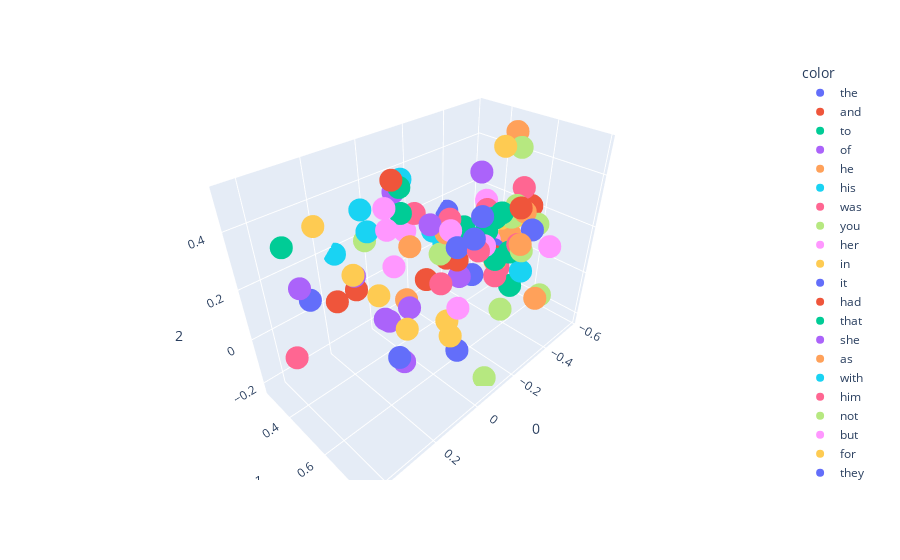

The code cell stored with this chart in its notebook:
### Code cell
import plotly.express as px

# Plot
fig = px.scatter_3d(X[:100], x=0, y=1, z=2, color=y[:100])
fig.show()

### Figure 1 — Plotly figure (JSON) as saved in the notebook; plotly's stock layout.template omitted (floating-point values rounded to 4 significant figures)
{"data": [{"hovertemplate": "color=the<br>0=%{x}<br>1=%{y}<br>2=%{z}<extra></extra>", "legendgroup": "the", "marker": {"color": "#636efa", "symbol": "circle"}, "mode": "markers", "name": "the", "scene": "scene", "showlegend": true, "type": "scatter3d", "x": [0.1519], "y": [0.596], "z": [-0.06162]}, {"hovertemplate": "color=and<br>0=%{x}<br>1=%{y}<br>2=%{z}<extra></extra>", "legendgroup": "and", "marker": {"color": "#EF553B", "symbol": "circle"}, "mode": "markers", "name": "and", "scene": "scene", "showlegend": true, "type": "scatter3d", "x": [0.1901], "y": [0.3286], "z": [0.03903]}, {"hovertemplate": "color=to<br>0=%{x}<br>1=%{y}<br>2=%{z}<extra></extra>", "legendgroup": "to", "marker": {"color": "#00cc96", "symbol": "circle"}, "mode": "markers", "name": "to", "scene": "scene", "showlegend": true, "type": "scatter3d", "x": [-0.284], "y": [0.5739], "z": [0.2228]}, {"hovertemplate": "color=of<br>0=%{x}<br>1=%{y}<br>2=%{z}<extra></extra>", "legendgroup": "of", "marker": {"color": "#ab63fa", "symbol": "circle"}, "mode": "markers", "name": "of", "scene": "scene", "showlegend": true, "type": "scatter3d", "x": [0.007195], "y": [0.3738], "z": [-0.1325]}, {"hovertemplate": "color=he<br>0=%{x}<br>1=%{y}<br>2=%{z}<extra></extra>", "legendgroup": "he", "marker": {"color": "#FFA15A", "symbol": "circle"}, "mode": "markers", "name": "he", "scene": "scene", "showlegend": true, "type": "scatter3d", "x": [-0.1077], "y": [0.548], "z": [0.2772]}, {"hovertemplate": "color=his<br>0=%{x}<br>1=%{y}<br>2=%{z}<extra></extra>", "legendgroup": "his", "marker": {"color": "#19d3f3", "symbol": "circle"}, "mode": "markers", "name": "his", "scene": "scene", "showlegend": true, "type": "scatter3d", "x": [0.04007], "y": [0.2982], "z": [0.3215]}, {"hovertemplate": "color=was<br>0=%{x}<br>1=%{y}<br>2=%{z}<extra></extra>", "legendgroup": "was", "marker": {"color": "#FF6692", "symbol": "circle"}, "mode": "markers", "name": "was", "scene": "scene", "showlegend": true, "type": "scatter3d", "x": [-0.1015], "y": [0.4068], "z": [0.2955]}, {"hovertemplate": "color=you<br>0=%{x}<br>1=%{y}<br>2=%{z}<extra></extra>", "legendgroup": "you", "marker": {"color": "#B6E880", "symbol": "circle"}, "mode": "markers", "name": "you", "scene": "scene", "showlegend": true, "type": "scatter3d", "x": [-0.5356], "y": [0.6164], "z": [0.1626]}, {"hovertemplate": "color=her<br>0=%{x}<br>1=%{y}<br>2=%{z}<extra></extra>", "legendgroup": "her", "marker": {"color": "#FF97FF", "symbol": "circle"}, "mode": "markers", "name": "her", "scene": "scene", "showlegend": true, "type": "scatter3d", "x": [0.005743], "y": [0.3811], "z": [0.345]}, {"hovertemplate": "color=in<br>0=%{x}<br>1=%{y}<br>2=%{z}<extra></extra>", "legendgroup": "in", "marker": {"color": "#FECB52", "symbol": "circle"}, "mode": "markers", "name": "in", "scene": "scene", "showlegend": true, "type": "scatter3d", "x": [0.09997], "y": [0.4427], "z": [0.07837]}, {"hovertemplate": "color=it<br>0=%{x}<br>1=%{y}<br>2=%{z}<extra></extra>", "legendgroup": "it", "marker": {"color": "#636efa", "symbol": "circle"}, "mode": "markers", "name": "it", "scene": "scene", "showlegend": true, "type": "scatter3d", "x": [-0.08263], "y": [0.6209], "z": [0.2657]}, {"hovertemplate": "color=had<br>0=%{x}<br>1=%{y}<br>2=%{z}<extra></extra>", "legendgroup": "had", "marker": {"color": "#EF553B", "symbol": "circle"}, "mode": "markers", "name": "had", "scene": "scene", "showlegend": true, "type": "scatter3d", "x": [-0.1427], "y": [0.5194], "z": [0.1495]}, {"hovertemplate": "color=that<br>0=%{x}<br>1=%{y}<br>2=%{z}<extra></extra>", "legendgroup": "that", "marker": {"color": "#00cc96", "symbol": "circle"}, "mode": "markers", "name": "that", "scene": "scene", "showlegend": true, "type": "scatter3d", "x": [-0.3122], "y": [0.5978], "z": [0.1011]}, {"hovertemplate": "color=she<br>0=%{x}<br>1=%{y}<br>2=%{z}<extra></extra>", "legendgroup": "she", "marker": {"color": "#ab63fa", "symbol": "circle"}, "mode": "markers", "name": "she", "scene": "scene", "showlegend": true, "type": "scatter3d", "x": [-0.07053], "y": [0.5134], "z": [0.3084]}, {"hovertemplate": "color=as<br>0=%{x}<br>1=%{y}<br>2=%{z}<extra></extra>", "legendgroup": "as", "marker": {"color": "#FFA15A", "symbol": "circle"}, "mode": "markers", "name": "as", "scene": "scene", "showlegend": true, "type": "scatter3d", "x": [-0.02322], "y": [0.4666], "z": [0.2263]}, {"hovertemplate": "color=with<br>0=%{x}<br>1=%{y}<br>2=%{z}<extra></extra>", "legendgroup": "with", "marker": {"color": "#19d3f3", "symbol": "circle"}, "mode": "markers", "name": "with", "scene": "scene", "showlegend": true, "type": "scatter3d", "x": [0.1395], "y": [0.269], "z": [0.1809]}, {"hovertemplate": "color=him<br>0=%{x}<br>1=%{y}<br>2=%{z}<extra></extra>", "legendgroup": "him", "marker": {"color": "#FF6692", "symbol": "circle"}, "mode": "markers", "name": "him", "scene": "scene", "showlegend": true, "type": "scatter3d", "x": [-0.1382], "y": [0.5352], "z": [0.3105]}, {"hovertemplate": "color=not<br>0=%{x}<br>1=%{y}<br>2=%{z}<extra></extra>", "legendgroup": "not", "marker": {"color": "#B6E880", "symbol": "circle"}, "mode": "markers", "name": "not", "scene": "scene", "showlegend": true, "type": "scatter3d", "x": [-0.4598], "y": [0.548], "z": [0.1952]}, {"hovertemplate": "color=but<br>0=%{x}<br>1=%{y}<br>2=%{z}<extra></extra>", "legendgroup": "but", "marker": {"color": "#FF97FF", "symbol": "circle"}, "mode": "markers", "name": "but", "scene": "scene", "showlegend": true, "type": "scatter3d", "x": [-0.2401], "y": [0.6035], "z": [0.1938]}, {"hovertemplate": "color=for<br>0=%{x}<br>1=%{y}<br>2=%{z}<extra></extra>", "legendgroup": "for", "marker": {"color": "#FECB52", "symbol": "circle"}, "mode": "markers", "name": "for", "scene": "scene", "showlegend": true, "type": "scatter3d", "x": [-0.4317], "y": [0.5224], "z": [0.1918]}, {"hovertemplate": "color=they<br>0=%{x}<br>1=%{y}<br>2=%{z}<extra></extra>", "legendgroup": "they", "marker": {"color": "#636efa", "symbol": "circle"}, "mode": "markers", "name": "they", "scene": "scene", "showlegend": true, "type": "scatter3d", "x": [-0.01004], "y": [0.699], "z": [-0.07012]}, {"hovertemplate": "color=is<br>0=%{x}<br>1=%{y}<br>2=%{z}<extra></extra>", "legendgroup": "is", "marker": {"color": "#EF553B", "symbol": "circle"}, "mode": "markers", "name": "is", "scene": "scene", "showlegend": true, "type": "scatter3d", "x": [-0.5754], "y": [0.4921], "z": [0.1557]}, {"hovertemplate": "color=at<br>0=%{x}<br>1=%{y}<br>2=%{z}<extra></extra>", "legendgroup": "at", "marker": {"color": "#00cc96", "symbol": "circle"}, "mode": "markers", "name": "at", "scene": "scene", "showlegend": true, "type": "scatter3d", "x": [-0.04923], "y": [0.3967], "z": [0.3121]}, {"hovertemplate": "color=on<br>0=%{x}<br>1=%{y}<br>2=%{z}<extra></extra>", "legendgroup": "on", "marker": {"color": "#ab63fa", "symbol": "circle"}, "mode": "markers", "name": "on", "scene": "scene", "showlegend": true, "type": "scatter3d", "x": [0.2053], "y": [0.4691], "z": [0.2259]}, {"hovertemplate": "color=said<br>0=%{x}<br>1=%{y}<br>2=%{z}<extra></extra>", "legendgroup": "said", "marker": {"color": "#FFA15A", "symbol": "circle"}, "mode": "markers", "name": "said", "scene": "scene", "showlegend": true, "type": "scatter3d", "x": [-0.5434], "y": [0.4796], "z": [0.4817]}, {"hovertemplate": "color=my<br>0=%{x}<br>1=%{y}<br>2=%{z}<extra></extra>", "legendgroup": "my", "marker": {"color": "#19d3f3", "symbol": "circle"}, "mode": "markers", "name": "my", "scene": "scene", "showlegend": true, "type": "scatter3d", "x": [-0.4769], "y": [0.4969], "z": [0.178]}, {"hovertemplate": "color=have<br>0=%{x}<br>1=%{y}<br>2=%{z}<extra></extra>", "legendgroup": "have", "marker": {"color": "#FF6692", "symbol": "circle"}, "mode": "markers", "name": "have", "scene": "scene", "showlegend": true, "type": "scatter3d", "x": [-0.4054], "y": [0.6253], "z": [0.1352]}, {"hovertemplate": "color=be<br>0=%{x}<br>1=%{y}<br>2=%{z}<extra></extra>", "legendgroup": "be", "marker": {"color": "#B6E880", "symbol": "circle"}, "mode": "markers", "name": "be", "scene": "scene", "showlegend": true, "type": "scatter3d", "x": [-0.3916], "y": [0.6522], "z": [0.1263]}, {"hovertemplate": "color=lord<br>0=%{x}<br>1=%{y}<br>2=%{z}<extra></extra>", "legendgroup": "lord", "marker": {"color": "#FF97FF", "symbol": "circle"}, "mode": "markers", "name": "lord", "scene": "scene", "showlegend": true, "type": "scatter3d", "x": [-0.4692], "y": [0.4456], "z": [0.04555]}, {"hovertemplate": "color=them<br>0=%{x}<br>1=%{y}<br>2=%{z}<extra></extra>", "legendgroup": "them", "marker": {"color": "#FECB52", "symbol": "circle"}, "mode": "markers", "name": "them", "scene": "scene", "showlegend": true, "type": "scatter3d", "x": [0.01357], "y": [0.6886], "z": [0.002384]}, {"hovertemplate": "color=no<br>0=%{x}<br>1=%{y}<br>2=%{z}<extra></extra>", "legendgroup": "no", "marker": {"color": "#636efa", "symbol": "circle"}, "mode": "markers", "name": "no", "scene": "scene", "showlegend": true, "type": "scatter3d", "x": [-0.3802], "y": [0.5372], "z": [0.08444]}, {"hovertemplate": "color=from<br>0=%{x}<br>1=%{y}<br>2=%{z}<extra></extra>", "legendgroup": "from", "marker": {"color": "#EF553B", "symbol": "circle"}, "mode": "markers", "name": "from", "scene": "scene", "showlegend": true, "type": "scatter3d", "x": [0.1926], "y": [0.4534], "z": [0.159]}, {"hovertemplate": "color=would<br>0=%{x}<br>1=%{y}<br>2=%{z}<extra></extra>", "legendgroup": "would", "marker": {"color": "#00cc96", "symbol": "circle"}, "mode": "markers", "name": "would", "scene": "scene", "showlegend": true, "type": "scatter3d", "x": [-0.3901], "y": [0.555], "z": [0.2432]}, {"hovertemplate": "color=were<br>0=%{x}<br>1=%{y}<br>2=%{z}<extra></extra>", "legendgroup": "were", "marker": {"color": "#ab63fa", "symbol": "circle"}, "mode": "markers", "name": "were", "scene": "scene", "showlegend": true, "type": "scatter3d", "x": [0.03086], "y": [0.516], "z": [0.02921]}, {"hovertemplate": "color=me<br>0=%{x}<br>1=%{y}<br>2=%{z}<extra></extra>", "legendgroup": "me", "marker": {"color": "#FFA15A", "symbol": "circle"}, "mode": "markers", "name": "me", "scene": "scene", "showlegend": true, "type": "scatter3d", "x": [-0.4991], "y": [0.5786], "z": [0.2132]}, {"hovertemplate": "color=your<br>0=%{x}<br>1=%{y}<br>2=%{z}<extra></extra>", "legendgroup": "your", "marker": {"color": "#19d3f3", "symbol": "circle"}, "mode": "markers", "name": "your", "scene": "scene", "showlegend": true, "type": "scatter3d", "x": [-0.4564], "y": [0.4872], "z": [0.1742]}, {"hovertemplate": "color=one<br>0=%{x}<br>1=%{y}<br>2=%{z}<extra></extra>", "legendgroup": "one", "marker": {"color": "#FF6692", "symbol": "circle"}, "mode": "markers", "name": "one", "scene": "scene", "showlegend": true, "type": "scatter3d", "x": [-0.03213], "y": [0.6004], "z": [0.1414]}, {"hovertemplate": "color=all<br>0=%{x}<br>1=%{y}<br>2=%{z}<extra></extra>", "legendgroup": "all", "marker": {"color": "#B6E880", "symbol": "circle"}, "mode": "markers", "name": "all", "scene": "scene", "showlegend": true, "type": "scatter3d", "x": [-0.233], "y": [0.6976], "z": [-0.02511]}, {"hovertemplate": "color=when<br>0=%{x}<br>1=%{y}<br>2=%{z}<extra></extra>", "legendgroup": "when", "marker": {"color": "#FF97FF", "symbol": "circle"}, "mode": "markers", "name": "when", "scene": "scene", "showlegend": true, "type": "scatter3d", "x": [-0.1078], "y": [0.5678], "z": [0.294]}, {"hovertemplate": "color=will<br>0=%{x}<br>1=%{y}<br>2=%{z}<extra></extra>", "legendgroup": "will", "marker": {"color": "#FECB52", "symbol": "circle"}, "mode": "markers", "name": "will", "scene": "scene", "showlegend": true, "type": "scatter3d", "x": [-0.4838], "y": [0.5509], "z": [0.1921]}, {"hovertemplate": "color=ser<br>0=%{x}<br>1=%{y}<br>2=%{z}<extra></extra>", "legendgroup": "ser", "marker": {"color": "#636efa", "symbol": "circle"}, "mode": "markers", "name": "ser", "scene": "scene", "showlegend": true, "type": "scatter3d", "x": [-0.396], "y": [0.2784], "z": [0.1412]}, {"hovertemplate": "color=if<br>0=%{x}<br>1=%{y}<br>2=%{z}<extra></extra>", "legendgroup": "if", "marker": {"color": "#EF553B", "symbol": "circle"}, "mode": "markers", "name": "if", "scene": "scene", "showlegend": true, "type": "scatter3d", "x": [-0.4042], "y": [0.6228], "z": [0.2833]}, {"hovertemplate": "color=so<br>0=%{x}<br>1=%{y}<br>2=%{z}<extra></extra>", "legendgroup": "so", "marker": {"color": "#00cc96", "symbol": "circle"}, "mode": "markers", "name": "so", "scene": "scene", "showlegend": true, "type": "scatter3d", "x": [-0.1747], "y": [0.5645], "z": [0.2791]}, {"hovertemplate": "color=their<br>0=%{x}<br>1=%{y}<br>2=%{z}<extra></extra>", "legendgroup": "their", "marker": {"color": "#ab63fa", "symbol": "circle"}, "mode": "markers", "name": "their", "scene": "scene", "showlegend": true, "type": "scatter3d", "x": [0.07724], "y": [0.5318], "z": [-0.181]}, {"hovertemplate": "color=we<br>0=%{x}<br>1=%{y}<br>2=%{z}<extra></extra>", "legendgroup": "we", "marker": {"color": "#FFA15A", "symbol": "circle"}, "mode": "markers", "name": "we", "scene": "scene", "showlegend": true, "type": "scatter3d", "x": [-0.3615], "y": [0.753], "z": [-0.01716]}, {"hovertemplate": "color=could<br>0=%{x}<br>1=%{y}<br>2=%{z}<extra></extra>", "legendgroup": "could", "marker": {"color": "#19d3f3", "symbol": "circle"}, "mode": "markers", "name": "could", "scene": "scene", "showlegend": true, "type": "scatter3d", "x": [-0.09585], "y": [0.4994], "z": [0.2689]}, {"hovertemplate": "color=are<br>0=%{x}<br>1=%{y}<br>2=%{z}<extra></extra>", "legendgroup": "are", "marker": {"color": "#FF6692", "symbol": "circle"}, "mode": "markers", "name": "are", "scene": "scene", "showlegend": true, "type": "scatter3d", "x": [-0.4189], "y": [0.5365], "z": [-0.01685]}, {"hovertemplate": "color=man<br>0=%{x}<br>1=%{y}<br>2=%{z}<extra></extra>", "legendgroup": "man", "marker": {"color": "#B6E880", "symbol": "circle"}, "mode": "markers", "name": "man", "scene": "scene", "showlegend": true, "type": "scatter3d", "x": [-0.1268], "y": [0.5044], "z": [0.1668]}, {"hovertemplate": "color=there<br>0=%{x}<br>1=%{y}<br>2=%{z}<extra></extra>", "legendgroup": "there", "marker": {"color": "#FF97FF", "symbol": "circle"}, "mode": "markers", "name": "there", "scene": "scene", "showlegend": true, "type": "scatter3d", "x": [-0.08646], "y": [0.629], "z": [0.02498]}, {"hovertemplate": "color=this<br>0=%{x}<br>1=%{y}<br>2=%{z}<extra></extra>", "legendgroup": "this", "marker": {"color": "#FECB52", "symbol": "circle"}, "mode": "markers", "name": "this", "scene": "scene", "showlegend": true, "type": "scatter3d", "x": [-0.4269], "y": [0.6095], "z": [0.1066]}, {"hovertemplate": "color=up<br>0=%{x}<br>1=%{y}<br>2=%{z}<extra></extra>", "legendgroup": "up", "marker": {"color": "#636efa", "symbol": "circle"}, "mode": "markers", "name": "up", "scene": "scene", "showlegend": true, "type": "scatter3d", "x": [0.4077], "y": [0.5563], "z": [0.2976]}, {"hovertemplate": "color=been<br>0=%{x}<br>1=%{y}<br>2=%{z}<extra></extra>", "legendgroup": "been", "marker": {"color": "#EF553B", "symbol": "circle"}, "mode": "markers", "name": "been", "scene": "scene", "showlegend": true, "type": "scatter3d", "x": [-0.1729], "y": [0.5416], "z": [0.138]}, {"hovertemplate": "color=what<br>0=%{x}<br>1=%{y}<br>2=%{z}<extra></extra>", "legendgroup": "what", "marker": {"color": "#00cc96", "symbol": "circle"}, "mode": "markers", "name": "what", "scene": "scene", "showlegend": true, "type": "scatter3d", "x": [-0.3857], "y": [0.6046], "z": [0.1014]}, {"hovertemplate": "color=did<br>0=%{x}<br>1=%{y}<br>2=%{z}<extra></extra>", "legendgroup": "did", "marker": {"color": "#ab63fa", "symbol": "circle"}, "mode": "markers", "name": "did", "scene": "scene", "showlegend": true, "type": "scatter3d", "x": [-0.3717], "y": [0.466], "z": [0.3772]}, {"hovertemplate": "color=by<br>0=%{x}<br>1=%{y}<br>2=%{z}<extra></extra>", "legendgroup": "by", "marker": {"color": "#FFA15A", "symbol": "circle"}, "mode": "markers", "name": "by", "scene": "scene", "showlegend": true, "type": "scatter3d", "x": [-0.007644], "y": [0.4585], "z": [0.009749]}, {"hovertemplate": "color=king<br>0=%{x}<br>1=%{y}<br>2=%{z}<extra></extra>", "legendgroup": "king", "marker": {"color": "#19d3f3", "symbol": "circle"}, "mode": "markers", "name": "king", "scene": "scene", "showlegend": true, "type": "scatter3d", "x": [-0.3936], "y": [0.6581], "z": [0.0392]}, {"hovertemplate": "color=do<br>0=%{x}<br>1=%{y}<br>2=%{z}<extra></extra>", "legendgroup": "do", "marker": {"color": "#FF6692", "symbol": "circle"}, "mode": "markers", "name": "do", "scene": "scene", "showlegend": true, "type": "scatter3d", "x": [-0.5366], "y": [0.5374], "z": [0.2854]}, {"hovertemplate": "color=men<br>0=%{x}<br>1=%{y}<br>2=%{z}<extra></extra>", "legendgroup": "men", "marker": {"color": "#B6E880", "symbol": "circle"}, "mode": "markers", "name": "men", "scene": "scene", "showlegend": true, "type": "scatter3d", "x": [-0.09995], "y": [0.7528], "z": [-0.2286]}, {"hovertemplate": "color=back<br>0=%{x}<br>1=%{y}<br>2=%{z}<extra></extra>", "legendgroup": "back", "marker": {"color": "#FF97FF", "symbol": "circle"}, "mode": "markers", "name": "back", "scene": "scene", "showlegend": true, "type": "scatter3d", "x": [0.188], "y": [0.6142], "z": [0.4394]}, {"hovertemplate": "color=out<br>0=%{x}<br>1=%{y}<br>2=%{z}<extra></extra>", "legendgroup": "out", "marker": {"color": "#FECB52", "symbol": "circle"}, "mode": "markers", "name": "out", "scene": "scene", "showlegend": true, "type": "scatter3d", "x": [0.2673], "y": [0.5545], "z": [0.3047]}, {"hovertemplate": "color=more<br>0=%{x}<br>1=%{y}<br>2=%{z}<extra></extra>", "legendgroup": "more", "marker": {"color": "#636efa", "symbol": "circle"}, "mode": "markers", "name": "more", "scene": "scene", "showlegend": true, "type": "scatter3d", "x": [-0.2413], "y": [0.5537], "z": [0.04775]}, {"hovertemplate": "color=or<br>0=%{x}<br>1=%{y}<br>2=%{z}<extra></extra>", "legendgroup": "or", "marker": {"color": "#EF553B", "symbol": "circle"}, "mode": "markers", "name": "or", "scene": "scene", "showlegend": true, "type": "scatter3d", "x": [-0.3476], "y": [0.5683], "z": [0.08266]}, {"hovertemplate": "color=who<br>0=%{x}<br>1=%{y}<br>2=%{z}<extra></extra>", "legendgroup": "who", "marker": {"color": "#00cc96", "symbol": "circle"}, "mode": "markers", "name": "who", "scene": "scene", "showlegend": true, "type": "scatter3d", "x": [-0.4381], "y": [0.5865], "z": [-0.08862]}, {"hovertemplate": "color=down<br>0=%{x}<br>1=%{y}<br>2=%{z}<extra></extra>", "legendgroup": "down", "marker": {"color": "#ab63fa", "symbol": "circle"}, "mode": "markers", "name": "down", "scene": "scene", "showlegend": true, "type": "scatter3d", "x": [0.4409], "y": [0.5751], "z": [0.363]}, {"hovertemplate": "color=well<br>0=%{x}<br>1=%{y}<br>2=%{z}<extra></extra>", "legendgroup": "well", "marker": {"color": "#FFA15A", "symbol": "circle"}, "mode": "markers", "name": "well", "scene": "scene", "showlegend": true, "type": "scatter3d", "x": [-0.3509], "y": [0.5696], "z": [0.06264]}, {"hovertemplate": "color=than<br>0=%{x}<br>1=%{y}<br>2=%{z}<extra></extra>", "legendgroup": "than", "marker": {"color": "#19d3f3", "symbol": "circle"}, "mode": "markers", "name": "than", "scene": "scene", "showlegend": true, "type": "scatter3d", "x": [-0.1887], "y": [0.4624], "z": [0.1651]}, {"hovertemplate": "color=only<br>0=%{x}<br>1=%{y}<br>2=%{z}<extra></extra>", "legendgroup": "only", "marker": {"color": "#FF6692", "symbol": "circle"}, "mode": "markers", "name": "only", "scene": "scene", "showlegend": true, "type": "scatter3d", "x": [-0.3034], "y": [0.6101], "z": [0.03918]}, {"hovertemplate": "color=like<br>0=%{x}<br>1=%{y}<br>2=%{z}<extra></extra>", "legendgroup": "like", "marker": {"color": "#B6E880", "symbol": "circle"}, "mode": "markers", "name": "like", "scene": "scene", "showlegend": true, "type": "scatter3d", "x": [0.07784], "y": [0.3608], "z": [0.247]}, {"hovertemplate": "color=jon<br>0=%{x}<br>1=%{y}<br>2=%{z}<extra></extra>", "legendgroup": "jon", "marker": {"color": "#FF97FF", "symbol": "circle"}, "mode": "markers", "name": "jon", "scene": "scene", "showlegend": true, "type": "scatter3d", "x": [-0.05901], "y": [0.4038], "z": [0.2444]}, {"hovertemplate": "color=some<br>0=%{x}<br>1=%{y}<br>2=%{z}<extra></extra>", "legendgroup": "some", "marker": {"color": "#FECB52", "symbol": "circle"}, "mode": "markers", "name": "some", "scene": "scene", "showlegend": true, "type": "scatter3d", "x": [-0.1453], "y": [0.5246], "z": [-0.1316]}, {"hovertemplate": "color=father<br>0=%{x}<br>1=%{y}<br>2=%{z}<extra></extra>", "legendgroup": "father", "marker": {"color": "#636efa", "symbol": "circle"}, "mode": "markers", "name": "father", "scene": "scene", "showlegend": true, "type": "scatter3d", "x": [-0.4703], "y": [0.6375], "z": [0.1736]}, {"hovertemplate": "color=old<br>0=%{x}<br>1=%{y}<br>2=%{z}<extra></extra>", "legendgroup": "old", "marker": {"color": "#EF553B", "symbol": "circle"}, "mode": "markers", "name": "old", "scene": "scene", "showlegend": true, "type": "scatter3d", "x": [-0.1631], "y": [0.3979], "z": [-0.01512]}, {"hovertemplate": "color=hand<br>0=%{x}<br>1=%{y}<br>2=%{z}<extra></extra>", "legendgroup": "hand", "marker": {"color": "#00cc96", "symbol": "circle"}, "mode": "markers", "name": "hand", "scene": "scene", "showlegend": true, "type": "scatter3d", "x": [0.04847], "y": [0.5078], "z": [0.4773]}, {"hovertemplate": "color=even<br>0=%{x}<br>1=%{y}<br>2=%{z}<extra></extra>", "legendgroup": "even", "marker": {"color": "#ab63fa", "symbol": "circle"}, "mode": "markers", "name": "even", "scene": "scene", "showlegend": true, "type": "scatter3d", "x": [-0.1692], "y": [0.5572], "z": [0.07787]}, {"hovertemplate": "color=too<br>0=%{x}<br>1=%{y}<br>2=%{z}<extra></extra>", "legendgroup": "too", "marker": {"color": "#FFA15A", "symbol": "circle"}, "mode": "markers", "name": "too", "scene": "scene", "showlegend": true, "type": "scatter3d", "x": [-0.2371], "y": [0.4781], "z": [0.2117]}, {"hovertemplate": "color=tyrion<br>0=%{x}<br>1=%{y}<br>2=%{z}<extra></extra>", "legendgroup": "tyrion", "marker": {"color": "#19d3f3", "symbol": "circle"}, "mode": "markers", "name": "tyrion", "scene": "scene", "showlegend": true, "type": "scatter3d", "x": [-0.1421], "y": [0.2943], "z": [0.3692]}, {"hovertemplate": "color=before<br>0=%{x}<br>1=%{y}<br>2=%{z}<extra></extra>", "legendgroup": "before", "marker": {"color": "#FF6692", "symbol": "circle"}, "mode": "markers", "name": "before", "scene": "scene", "showlegend": true, "type": "scatter3d", "x": [-0.1215], "y": [0.6745], "z": [0.2602]}, {"hovertemplate": "color=never<br>0=%{x}<br>1=%{y}<br>2=%{z}<extra></extra>", "legendgroup": "never", "marker": {"color": "#B6E880", "symbol": "circle"}, "mode": "markers", "name": "never", "scene": "scene", "showlegend": true, "type": "scatter3d", "x": [-0.474], "y": [0.557], "z": [0.2423]}, {"hovertemplate": "color=an<br>0=%{x}<br>1=%{y}<br>2=%{z}<extra></extra>", "legendgroup": "an", "marker": {"color": "#FF97FF", "symbol": "circle"}, "mode": "markers", "name": "an", "scene": "scene", "showlegend": true, "type": "scatter3d", "x": [-0.03738], "y": [0.3632], "z": [0.08864]}, {"hovertemplate": "color=off<br>0=%{x}<br>1=%{y}<br>2=%{z}<extra></extra>", "legendgroup": "off", "marker": {"color": "#FECB52", "symbol": "circle"}, "mode": "markers", "name": "off", "scene": "scene", "showlegend": true, "type": "scatter3d", "x": [0.2981], "y": [0.4349], "z": [0.4221]}, {"hovertemplate": "color=see<br>0=%{x}<br>1=%{y}<br>2=%{z}<extra></extra>", "legendgroup": "see", "marker": {"color": "#636efa", "symbol": "circle"}, "mode": "markers", "name": "see", "scene": "scene", "showlegend": true, "type": "scatter3d", "x": [-0.1585], "y": [0.6526], "z": [0.3583]}, {"hovertemplate": "color=know<br>0=%{x}<br>1=%{y}<br>2=%{z}<extra></extra>", "legendgroup": "know", "marker": {"color": "#EF553B", "symbol": "circle"}, "mode": "markers", "name": "know", "scene": "scene", "showlegend": true, "type": "scatter3d", "x": [-0.5575], "y": [0.5658], "z": [0.2136]}, {"hovertemplate": "color=into<br>0=%{x}<br>1=%{y}<br>2=%{z}<extra></extra>", "legendgroup": "into", "marker": {"color": "#00cc96", "symbol": "circle"}, "mode": "markers", "name": "into", "scene": "scene", "showlegend": true, "type": "scatter3d", "x": [0.3834], "y": [0.4011], "z": [0.3773]}, {"hovertemplate": "color=made<br>0=%{x}<br>1=%{y}<br>2=%{z}<extra></extra>", "legendgroup": "made", "marker": {"color": "#ab63fa", "symbol": "circle"}, "mode": "markers", "name": "made", "scene": "scene", "showlegend": true, "type": "scatter3d", "x": [-0.05063], "y": [0.3629], "z": [0.377]}, {"hovertemplate": "color=now<br>0=%{x}<br>1=%{y}<br>2=%{z}<extra></extra>", "legendgroup": "now", "marker": {"color": "#FFA15A", "symbol": "circle"}, "mode": "markers", "name": "now", "scene": "scene", "showlegend": true, "type": "scatter3d", "x": [-0.3422], "y": [0.6774], "z": [0.1864]}, {"hovertemplate": "color=eyes<br>0=%{x}<br>1=%{y}<br>2=%{z}<extra></extra>", "legendgroup": "eyes", "marker": {"color": "#19d3f3", "symbol": "circle"}, "mode": "markers", "name": "eyes", "scene": "scene", "showlegend": true, "type": "scatter3d", "x": [0.1626], "y": [0.4932], "z": [0.3727]}, {"hovertemplate": "color=black<br>0=%{x}<br>1=%{y}<br>2=%{z}<extra></extra>", "legendgroup": "black", "marker": {"color": "#FF6692", "symbol": "circle"}, "mode": "markers", "name": "black", "scene": "scene", "showlegend": true, "type": "scatter3d", "x": [0.3872], "y": [0.3607], "z": [-0.06316]}, {"hovertemplate": "color=told<br>0=%{x}<br>1=%{y}<br>2=%{z}<extra></extra>", "legendgroup": "told", "marker": {"color": "#B6E880", "symbol": "circle"}, "mode": "markers", "name": "told", "scene": "scene", "showlegend": true, "type": "scatter3d", "x": [-0.4693], "y": [0.5556], "z": [0.4649]}, {"hovertemplate": "color=lady<br>0=%{x}<br>1=%{y}<br>2=%{z}<extra></extra>", "legendgroup": "lady", "marker": {"color": "#FF97FF", "symbol": "circle"}, "mode": "markers", "name": "lady", "scene": "scene", "showlegend": true, "type": "scatter3d", "x": [-0.5395], "y": [0.3627], "z": [0.1682]}, {"hovertemplate": "color=thought<br>0=%{x}<br>1=%{y}<br>2=%{z}<extra></extra>", "legendgroup": "thought", "marker": {"color": "#FECB52", "symbol": "circle"}, "mode": "markers", "name": "thought", "scene": "scene", "showlegend": true, "type": "scatter3d", "x": [-0.3453], "y": [0.5784], "z": [0.5095]}, {"hovertemplate": "color=time<br>0=%{x}<br>1=%{y}<br>2=%{z}<extra></extra>", "legendgroup": "time", "marker": {"color": "#636efa", "symbol": "circle"}, "mode": "markers", "name": "time", "scene": "scene", "showlegend": true, "type": "scatter3d", "x": [-0.0824], "y": [0.6878], "z": [0.3264]}, {"hovertemplate": "color=then<br>0=%{x}<br>1=%{y}<br>2=%{z}<extra></extra>", "legendgroup": "then", "marker": {"color": "#EF553B", "symbol": "circle"}, "mode": "markers", "name": "then", "scene": "scene", "showlegend": true, "type": "scatter3d", "x": [0.08336], "y": [0.5163], "z": [0.5141]}, {"hovertemplate": "color=how<br>0=%{x}<br>1=%{y}<br>2=%{z}<extra></extra>", "legendgroup": "how", "marker": {"color": "#00cc96", "symbol": "circle"}, "mode": "markers", "name": "how", "scene": "scene", "showlegend": true, "type": "scatter3d", "x": [-0.3808], "y": [0.5346], "z": [0.2185]}, {"hovertemplate": "color=long<br>0=%{x}<br>1=%{y}<br>2=%{z}<extra></extra>", "legendgroup": "long", "marker": {"color": "#ab63fa", "symbol": "circle"}, "mode": "markers", "name": "long", "scene": "scene", "showlegend": true, "type": "scatter3d", "x": [0.1555], "y": [0.5396], "z": [0.06951]}, {"hovertemplate": "color=has<br>0=%{x}<br>1=%{y}<br>2=%{z}<extra></extra>", "legendgroup": "has", "marker": {"color": "#FFA15A", "symbol": "circle"}, "mode": "markers", "name": "has", "scene": "scene", "showlegend": true, "type": "scatter3d", "x": [-0.5491], "y": [0.484], "z": [0.05832]}, {"hovertemplate": "color=can<br>0=%{x}<br>1=%{y}<br>2=%{z}<extra></extra>", "legendgroup": "can", "marker": {"color": "#19d3f3", "symbol": "circle"}, "mode": "markers", "name": "can", "scene": "scene", "showlegend": true, "type": "scatter3d", "x": [-0.4087], "y": [0.497], "z": [0.1904]}, {"hovertemplate": "color=might<br>0=%{x}<br>1=%{y}<br>2=%{z}<extra></extra>", "legendgroup": "might", "marker": {"color": "#FF6692", "symbol": "circle"}, "mode": "markers", "name": "might", "scene": "scene", "showlegend": true, "type": "scatter3d", "x": [-0.4153], "y": [0.4664], "z": [0.2133]}, {"hovertemplate": "color=us<br>0=%{x}<br>1=%{y}<br>2=%{z}<extra></extra>", "legendgroup": "us", "marker": {"color": "#B6E880", "symbol": "circle"}, "mode": "markers", "name": "us", "scene": "scene", "showlegend": true, "type": "scatter3d", "x": [-0.44], "y": [0.7238], "z": [-0.06095]}, {"hovertemplate": "color=come<br>0=%{x}<br>1=%{y}<br>2=%{z}<extra></extra>", "legendgroup": "come", "marker": {"color": "#FF97FF", "symbol": "circle"}, "mode": "markers", "name": "come", "scene": "scene", "showlegend": true, "type": "scatter3d", "x": [-0.3377], "y": [0.7938], "z": [0.2324]}, {"hovertemplate": "color=where<br>0=%{x}<br>1=%{y}<br>2=%{z}<extra></extra>", "legendgroup": "where", "marker": {"color": "#FECB52", "symbol": "circle"}, "mode": "markers", "name": "where", "scene": "scene", "showlegend": true, "type": "scatter3d", "x": [0.1432], "y": [0.6289], "z": [0.07599]}], "layout": {"autosize": true, "legend": {"title": {"text": "color"}, "tracegroupgap": 0}, "margin": {"t": 60}, "scene": {"aspectmode": "auto", "aspectratio": {"x": 1.384, "y": 0.7146, "z": 1.011}, "domain": {"x": [0, 1], "y": [0, 1]}, "xaxis": {"title": {"text": "0"}, "type": "linear"}, "yaxis": {"title": {"text": "1"}, "type": "linear"}, "zaxis": {"title": {"text": "2"}, "type": "linear"}}}}
